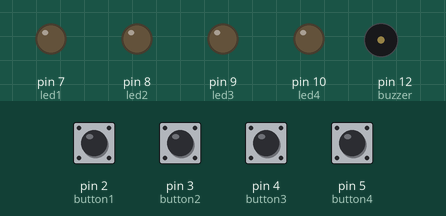
This sketch was run on a simulated Arduino Uno, built with avr-gcc and run on an emulated ATmega328P. Shown: output pins drawn as LEDs (lit = HIGH), buzzer (waves = sounding). Dashed ring = blinking. Inputs (shaded band) come from the test bench; at power-on: pin 2 (button1), pin 3 (button2), pin 4 (button3), pin 5 (button4) LOW. Random numbers use the default seed unless the sketch sets one.

Above: at 1.5 s.
1.6 s: pin 2 (button1) pulled HIGH for 0.15 s
At 2.68 s:
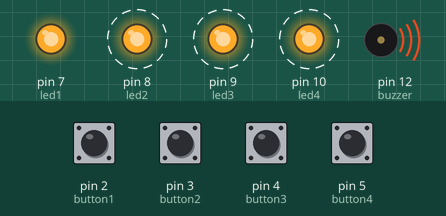
4.6 s: pin 3 (button2) pulled HIGH for 1 s
At 5.1 s:
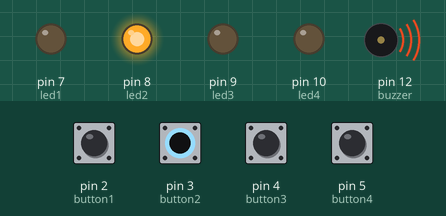
8.6 s: pin 4 (button3) pulled HIGH for 0.15 s
At 9.17 s:
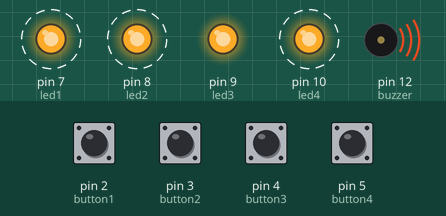
11.7 s: pin 4 (button3) pulled HIGH for 1 s
At 14.18 s:
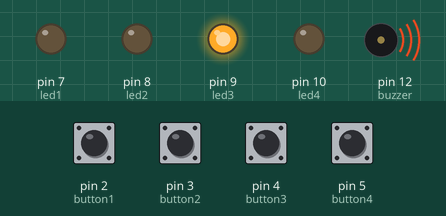
14.7 s: pin 2 (button1) pulled HIGH for 1 s
At 14.97 s:
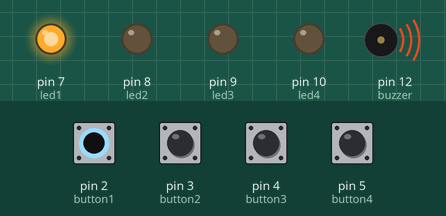
17.7 s: pin 5 (button4) pulled HIGH for 1 s
At 20.42 s:
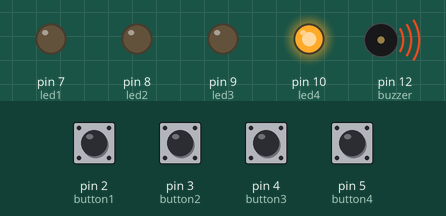
Timing chart, 0 to 22.2 s (numbered marks = the images above; inputs shaded):
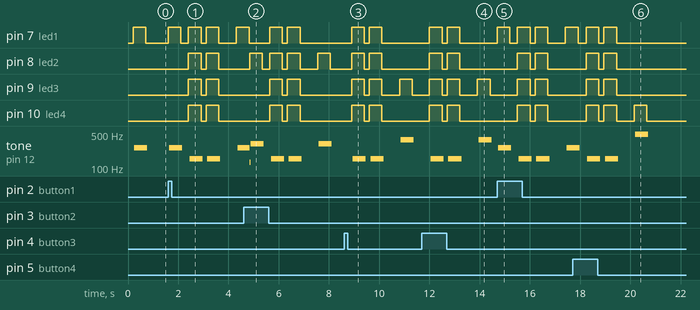

The sketch:

MemoryGame.ino
```cpp
/* Creation Crate Memory Game
Math the pattern of the LEDs!
Each time you get the pattern right, it gets longer and faster.
The game resets when you make a mistake.

Step 1: Create Constant Variables
Constant variables have static values. Once you set their values, you
can't change them*/

// These are the pins the buttons connect to
const int button1 = 2;
const int button2 = 3;
const int button3 = 4;
const int button4 = 5;

// These are the pins the LEDs connect to.
const int led1 = 7;
const int led2 = 8;
const int led3 = 9;
const int led4 = 10;

// This is the buzzer connection
const int buzzer = 12;

// These are the tones for the buzzer in Hertz
const int tones[] = {1900, 1600, 1300, 1000, 3200};

// These are the state of the buttons;
int buttonState[] = {0,0,0,0};
int lastButtonState[] = {0,0,0,0};
int buttonCounter[] = {0,0,0,0};
// 1 = button presed, 0 = button not pressed.

int gameOn = 0; // A new game or level starts when gameOn is 0.
int wait = 0; // This is used to tell the game to wait until the user inputs a pattern.

int currentLevel = 1; // This is the current level, and the number of presses in the level
int dlay = 500; // This is the amount of time to wait for the next button press (0.5)
int ledTime = 500; // This is the amount of time each LED will stay on when the button is pressed.
int n_levels = 10; // This is the number of levels until the game is won, once it is won it gets faster.
int pinAndTone = 0; // This variable will be used to determine which LED to turn and its corresponding buzzer tone.
int correct = 0; // This value must become 1 to go to the next level.
int speedFactor = 5; // This is the speed of the game and increases when a level is beaten.
int ledDelay = 200; //This is the aoutn of time taken before the next LED in the patter lights up (0.2) seconds.
// function to play tones on buzzer

void playTone(int tone, int duration) {
    for (long i = 0; i < duration * 1000L; i += tone*2) {
        digitalWrite(buzzer, HIGH); // Turns the buzzer on.
        delayMicroseconds(tone); // Creates the tone of the buzzer.
        digitalWrite(buzzer, LOW); // Turns the buzzer off.
        delayMicroseconds(tone);
    }
}

// Step 4: Initialize the inputs and outputs
// Here, we're telling the arduino that buttons are inputs and LEDs and the buzzer are outputs.
void setup() {
    randomSeed(analogRead(0)); //Used to generate random numbers.

    // Initialize inputs
    pinMode(button1, INPUT);
    pinMode(button2, INPUT);
    pinMode(button3, INPUT);
    pinMode(button4, INPUT);

    // Initialize outputs
    pinMode(led1, OUTPUT);
    pinMode(led2, OUTPUT);
    pinMode(led3, OUTPUT);
    pinMode(led4, OUTPUT);
    pinMode(buzzer, OUTPUT);
}

// Step 5: Create the game loop
void loop() {
    int n_array[n_levels]; // n_array will store the randomized game pattern.
    int u_array[n_levels]; // stores the user input pattern

    int i;
    // This creates the random pattern
    if (gameOn == 0) {
        for (i = 0; i < n_levels; i++) {
            n_array[i] = 0;
            u_array[i] = 0;
            n_array[i] = random(0,4);
        }
        gameOn = 1;
    }

    if (wait == 0) { // Triggers if no action is required from the user
        delay (200);
        i = 0;
        for (i = 0; i < currentLevel; i++) {
            ledDelay = ledTime/(1+(speedFactor/n_levels)* (currentLevel-1));
            pinAndTone = n_array[i];
            digitalWrite(pinAndTone + 7, HIGH);
            playTone(tones[pinAndTone], ledDelay);
            digitalWrite(pinAndTone + 7, LOW);
            delay(100/speedFactor);
        }
        wait = 1;
    }
    i = 0;
    int buttonChange = 0; // buttonChange will be used to detect when a button is pressed.
    int j = 0; // j is the current position in the pattern
    while (j < currentLevel) {
        while (buttonChange == 0) {
            for (i = 0; i < 4; i++) {
                // This loop determines which button was pressed by the user
                buttonState[i] = digitalRead(i + 2);
                buttonChange += buttonState[i];
            }
        }
        // This turns on the corresponding LED to the button pressed, and calls the function "playTone" to pay the corresponding sound on the buzzer.
        for (i = 0; i < 4; i++) {
            if (buttonState[i] == HIGH) {
                digitalWrite(i + 7, HIGH);
                playTone(tones[i], ledTime);
                digitalWrite(i + 7, LOW);
                wait = 0;
                u_array[j] = 1;
                buttonState[i] = LOW;
                buttonChange = 0;
            }

            //This section checks if the button pressed by the user matches the game pattern
            if (u_array[j] == n_array[j]) {
                j++;
                correct = 1;
            } else {
                correct = 0;
                i = 4;
                j = currentLevel;
                wait = 0;
            }
        }

        if (correct == 0) {
            // If the user makes a mistake these variables will be reset so that the game starts over.
            delay(300);
            i = 0;
            gameOn = 0;
            currentLevel  = 1;

            // These loops make all the LEDs blink twice and the buzzer beep twice when the user makes a mistake and loses the game.
            for (i = 0; i < 4; i++) {
                digitalWrite(i + 7, HIGH);
            }
            playTone(tones[4], ledTime);

            for (i = 0; i < 4; i++) {
                digitalWrite(i + 7, LOW);
            }
            delay (200);
            for ( i = 0; i < 4; i++) {
                digitalWrite(i + 7, HIGH);
            }
            playTone(tones[4], ledTime);
            for (i = 0; i < 4; i++) {
                digitalWrite(i + 7, LOW);
            }
            delay(500);
            gameOn = 0;
        }

        // If the user gets the sequence right, the game goes up one level.
        if (correct == 1) {
            currentLevel++;
            wait = 0;
        }

        // This section plays the victory song if the game is beaten.
        if (currentLevel == n_levels) {
            delay(500);
            int notes[] = {2,2,2,2,0,1,2,1,2};
            int note = 0;
            int tempo[] = {200, 200, 200, 400, 400, 400, 200, 200, 600};
            int breaks[] = {100, 100, 100, 200, 200, 200, 300, 100, 200};

            for (i = 0; i < 9; i++) {
                note = notes[i];
                digitalWrite(note + 7, HIGH);
                playTone(tones[note], tempo[i]);
                digitalWrite(note + 7, LOW);
                delay(breaks[i]);
            }

            gameOn = 0;
            currentLevel = 1;
            n_levels = n_levels + 2; // This adds two more levels to the game.
            speedFactor++; // increases speed by one.
        }
    }
}
```

Measured:
- after the input at 1.6 s, pin 7 (led1): goes HIGH 0.50 s, LOW 0.30 s, HIGH 0.51 s, LOW 0.20 s, HIGH 0.51 s, LOW 0.70 s, then HIGH, starting at once; pin 8 (led2): alternates HIGH for 0.51 s and LOW for 0.20 s, starting after 0.80 s
- after the input at 4.6 s, pin 8 (led2): LOW → HIGH after 0.24 s, → LOW 0.50 s later, → HIGH 0.30 s later, → LOW 0.51 s later, … (8 changes in this stretch); pin 9 (led3), pin 10 (led4): alternates HIGH for 0.51 s and LOW for 0.20 s, 4 changes in all, then stays LOW, starting after 1.0 s
- after the input at 8.6 s, pin 7 (led1), pin 8 (led2): alternates HIGH for 0.51 s and LOW for 0.20 s, 4 changes in all, then stays LOW, starting after 0.30 s
- after the input at 11.7 s, pin 7 (led1), pin 8 (led2): alternates HIGH for 0.51 s and LOW for 0.20 s, 4 changes in all, then stays LOW, starting after 0.30 s
- after the input at 14.7 s, pin 7 (led1): goes HIGH 0.50 s, LOW 0.30 s, HIGH 0.51 s, LOW 0.20 s, HIGH 0.51 s, LOW 0.70 s, then HIGH, starting at once; pin 8 (led2): alternates HIGH for 0.51 s and LOW for 0.20 s, starting after 0.80 s
- after the input at 17.7 s, pin 8 (led2), pin 9 (led3): alternates HIGH for 0.51 s and LOW for 0.20 s, 4 changes in all, then stays LOW, starting after 0.54 s; pin 10 (led4): goes HIGH 0.51 s, LOW 0.20 s, HIGH 0.51 s, LOW 0.70 s, HIGH 0.50 s, then LOW, starting after 0.54 s
